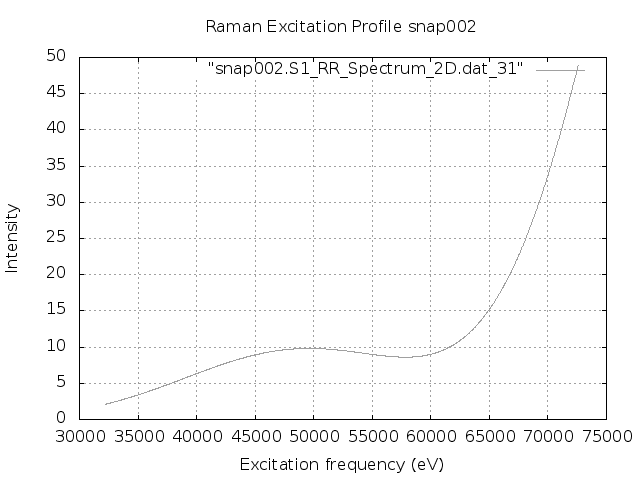

Generate this figure with gnuplot:
set terminal png
set output "snap002.S1.REP_frozen.png"
set xlabel 'Excitation frequency (eV)'
set ylabel 'Intensity'
set title "Raman Excitation Profile snap002"
set grid
set autoscale
plot "snap002.S1_RR_Spectrum_2D.dat_31" with lines lc "blue"
exit
